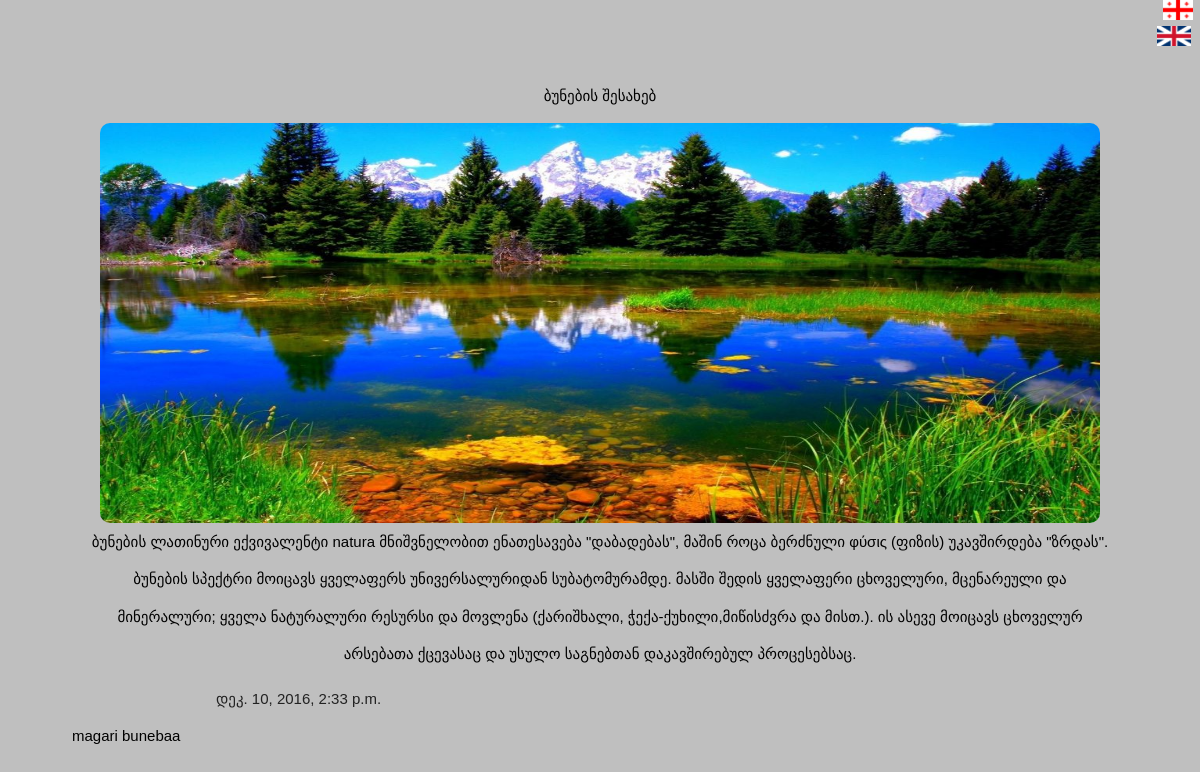
/app/4/srulad/, run on an earlier commit of the app's database.
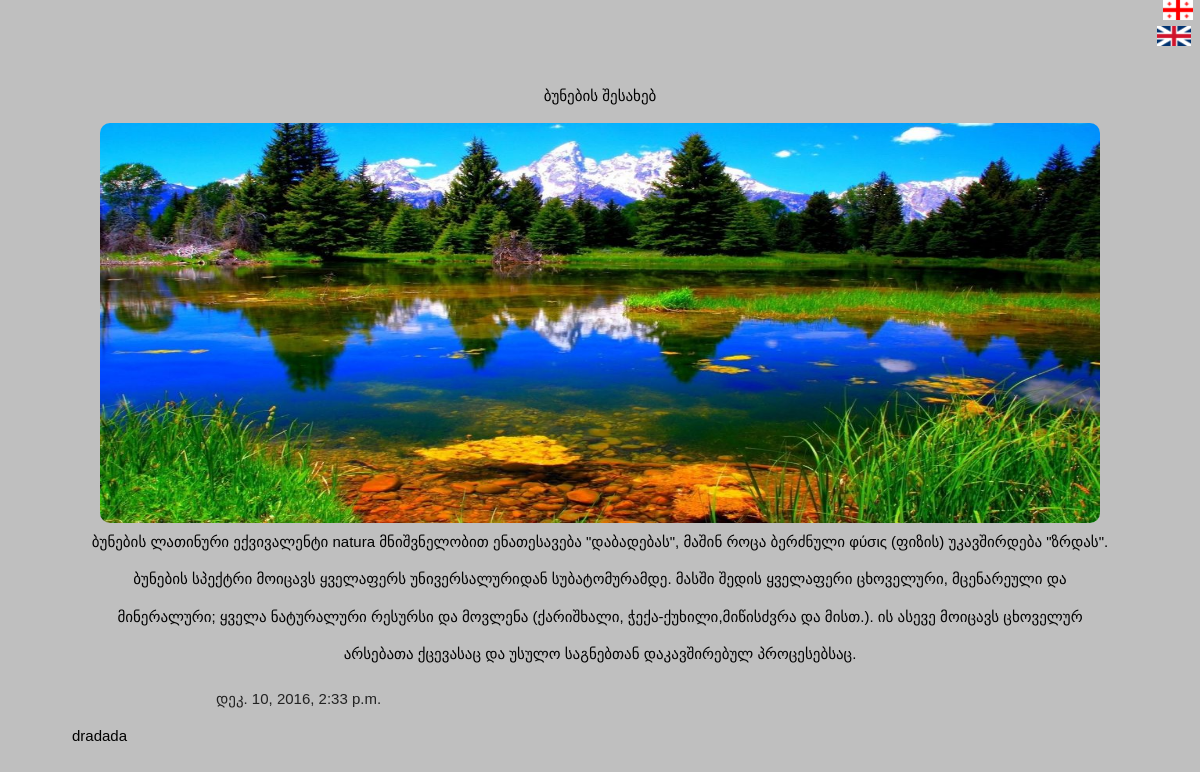
And on a later commit of the database.
### app/models.py (models this page shows, shortened)
class Post(models.Model):
	postis_satauri=models.CharField(verbose_name=_("სათაური"),max_length=50)
	postis_contenti=models.TextField(verbose_name=_("კონტენტი"))
	sheqmnis_dro=models.DateTimeField(verbose_name=_('შექმნის დრო'),auto_now_add=True, blank=True)
	surati=models.ImageField(verbose_name=_("სურათი"),upload_to='app')
	ganaxlebis_dro=models.DateTimeField(verbose_name=_('განახლების დრო'),auto_now_add=True, blank=True)
	comment= models.ManyToManyField(Comment,verbose_name=_("კომენტარი"))
	class Meta:
		verbose_name_plural=_("პოსტები")
		verbose_name=_("პოსტი")

class Comment(models.Model):
	komentari=models.CharField(verbose_name=_("კომენტარი"),max_length=200)
	def __str__(self):
		return self.komentari
	class Meta:
		verbose_name_plural=_("კომენტარები")
		verbose_name=_("კომენტარი")

### app/views.py (the view)
# urls.py: url(r'^(?P<posti_id>[0-9]+)/srulad/$',srulad,name="srulad"),
def srulad(request,posti_id):
	posti_srulad=Post.objects.get(pk=posti_id)
	form=CommentForm()
	if request.method =="POST":
		form=CommentForm(request.POST)
		if form.is_valid():
			a=form.save()
			posti_srulad.comment.add(a)
	context={
			"posti":posti_srulad,
			"form":form,
			"user":request.user,
			}
	return render(request,'app/srulad.html',context)

### templates/app/srulad.html (shortened to what this page needs)
<!DOCTYPE html>
<html>
<head>
{% load static %}
<link rel="stylesheet" href="{% static 'css/new.css' %}">
</head>
<body style="background-color: rgb(191, 191, 191);">
{% include "app/lang_change.html" %}
	<p style="text-align: center;" >{{posti.postis_satauri}}</p>
	<img src="{{posti.surati.url}}" alt="some_text" style="width: 1000px; height: 400px; margin: auto; display: block; border-radius: 10px;">
	<p style="text-align: center; line-height: 2.5em; display: block; margin: auto; width: 1024px;">{{posti.postis_contenti}}</p>
	<p style="display: block; padding-left: 18%; color: rgb(34, 34, 34);">{{posti.sheqmnis_dro}}</p>
	{% for i in posti.comment.all %}
		<p style="padding-left: 6%;">{{i}}</p>
	{% endfor %}
</body>
</html>

### templates/app/lang_change.html (shortened to what this page needs)
{% load i18n %}
<div style="height: 70px;">
	<form action="/i18n/setlang/" method="POST" style="float: right; display: inline-block;">
		<div>
			<li style="text-decoration: none;list-style: none;">
				<button id="geo" type="submit" value="ka"  name="language" > </button>
			</li>
			<li style="text-decoration: none;list-style: none;">
				<button id="eng" type="submit" value="en"  name="language" ></button>
			</li>
		</div>
   </form>
</div>

### static/css/new.css (style rules this page uses)
html { box-sizing:border-box }
*,*:before,*:after { box-sizing:inherit }
html { -ms-text-size-adjust:100%;-webkit-text-size-adjust:100% }
body { margin:0 }
img { border-style:none }
button,input,select,textarea { font:inherit;margin:0 }
button,input { overflow:visible }
button,select { text-transform:none }
button,html [type=button],[type=reset],[type=submit] { -webkit-appearance:button }
html,body { font-family:Verdana,sans-serif;font-size:15px;line-height:1.5 }
html { overflow-x:hidden }
img { margin-bottom:-5px }
#geo { background: url('../img/georgia.png'); background-repeat: no-repeat; background-position: center; background-size: contain; width: 44px; height:20px; border: none; cursor: pointer; }
#eng { background: url('../img/english.png'); background-repeat: no-repeat; background-position: center; background-size: contain; width: 36px; height:20px; border: none; cursor: pointer; }

What changed in the data, as far as the page shows it:
removed Comment: komentari "magari bunebaa"
added Comment: komentari "dradada"
